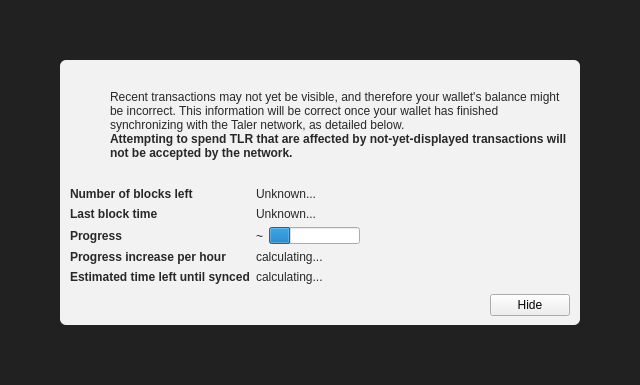
<?xml version="1.0" encoding="UTF-8"?>
<ui version="4.0">
 <class>ModalOverlay</class>
 <widget class="ModalOverlay" name="ModalOverlay">
  <property name="geometry">
   <rect>
    <x>0</x>
    <y>0</y>
    <width>640</width>
    <height>385</height>
   </rect>
  </property>
  <property name="windowTitle">
   <string>Form</string>
  </property>
  <layout class="QVBoxLayout" name="verticalLayout" stretch="0">
   <property name="sizeConstraint">
    <enum>QLayout::SetDefaultConstraint</enum>
   </property>
   <property name="leftMargin">
    <number>0</number>
   </property>
   <property name="topMargin">
    <number>0</number>
   </property>
   <property name="rightMargin">
    <number>0</number>
   </property>
   <property name="bottomMargin">
    <number>0</number>
   </property>
   <item>
    <widget class="QWidget" name="bgWidget" native="true">
     <property name="styleSheet">
      <string notr="true">#bgWidget { background: rgba(0,0,0,220); }</string>
     </property>
     <layout class="QVBoxLayout" name="verticalLayoutMain" stretch="1">
      <property name="leftMargin">
       <number>60</number>
      </property>
      <property name="topMargin">
       <number>60</number>
      </property>
      <property name="rightMargin">
       <number>60</number>
      </property>
      <property name="bottomMargin">
       <number>60</number>
      </property>
      <item>
       <widget class="QWidget" name="contentWidget" native="true">
        <property name="styleSheet">
         <string notr="true">#contentWidget { background: rgba(255,255,255,240); border-radius: 6px; }

QLabel { color: rgb(40,40,40);  }</string>
        </property>
        <layout class="QVBoxLayout" name="verticalLayoutSub" stretch="1,0,0,0">
         <property name="spacing">
          <number>0</number>
         </property>
         <property name="leftMargin">
          <number>10</number>
         </property>
         <property name="topMargin">
          <number>10</number>
         </property>
         <property name="rightMargin">
          <number>10</number>
         </property>
         <property name="bottomMargin">
          <number>10</number>
         </property>
         <item>
          <layout class="QHBoxLayout" name="horizontalLayoutIconText" stretch="0,1">
           <property name="topMargin">
            <number>20</number>
           </property>
           <item>
            <layout class="QVBoxLayout" name="verticalLayoutIcon">
             <property name="leftMargin">
              <number>0</number>
             </property>
             <item>
              <widget class="QPushButton" name="warningIcon">
               <property name="enabled">
                <bool>false</bool>
               </property>
               <property name="text">
                <string/>
               </property>
               <property name="icon">
                <iconset>
                 <normaloff>:/icons/warning</normaloff>
                 <disabledoff>:/icons/warning</disabledoff>:/icons/warning</iconset>
               </property>
               <property name="iconSize">
                <size>
                 <width>48</width>
                 <height>48</height>
                </size>
               </property>
               <property name="flat">
                <bool>true</bool>
               </property>
              </widget>
             </item>
             <item>
              <spacer name="verticalSpacerWarningIcon">
               <property name="orientation">
                <enum>Qt::Vertical</enum>
               </property>
               <property name="sizeHint" stdset="0">
                <size>
                 <width>20</width>
                 <height>40</height>
                </size>
               </property>
              </spacer>
             </item>
            </layout>
           </item>
           <item>
            <layout class="QVBoxLayout" name="verticalLayoutInfoText">
             <property name="leftMargin">
              <number>0</number>
             </property>
             <property name="topMargin">
              <number>0</number>
             </property>
             <item>
              <widget class="QLabel" name="infoText">
               <property name="text">
                <string>Recent transactions may not yet be visible, and therefore your wallet's balance might be incorrect. This information will be correct once your wallet has finished synchronizing with the Taler network, as detailed below.</string>
               </property>
               <property name="textFormat">
                <enum>Qt::RichText</enum>
               </property>
               <property name="wordWrap">
                <bool>true</bool>
               </property>
              </widget>
             </item>
             <item>
              <widget class="QLabel" name="infoTextStrong">
               <property name="font">
                <font>
                 <weight>75</weight>
                 <bold>true</bold>
                </font>
               </property>
               <property name="text">
                <string>Attempting to spend TLR that are affected by not-yet-displayed transactions will not be accepted by the network.</string>
               </property>
               <property name="textFormat">
                <enum>Qt::RichText</enum>
               </property>
               <property name="wordWrap">
                <bool>true</bool>
               </property>
              </widget>
             </item>
             <item>
              <spacer name="verticalSpacerInTextSpace">
               <property name="orientation">
                <enum>Qt::Vertical</enum>
               </property>
               <property name="sizeHint" stdset="0">
                <size>
                 <width>20</width>
                 <height>40</height>
                </size>
               </property>
              </spacer>
             </item>
            </layout>
           </item>
          </layout>
         </item>
         <item>
          <spacer name="verticalSpacerAfterText">
           <property name="orientation">
            <enum>Qt::Vertical</enum>
           </property>
           <property name="sizeHint" stdset="0">
            <size>
             <width>20</width>
             <height>40</height>
            </size>
           </property>
          </spacer>
         </item>
         <item>
          <layout class="QFormLayout" name="formLayout">
           <property name="fieldGrowthPolicy">
            <enum>QFormLayout::FieldsStayAtSizeHint</enum>
           </property>
           <property name="horizontalSpacing">
            <number>6</number>
           </property>
           <property name="verticalSpacing">
            <number>6</number>
           </property>
           <property name="topMargin">
            <number>10</number>
           </property>
           <item row="0" column="0">
            <widget class="QLabel" name="labelNumberOfBlocksLeft">
             <property name="font">
              <font>
               <weight>75</weight>
               <bold>true</bold>
              </font>
             </property>
             <property name="text">
              <string>Number of blocks left</string>
             </property>
            </widget>
           </item>
           <item row="0" column="1">
            <widget class="QLabel" name="numberOfBlocksLeft">
             <property name="text">
              <string>Unknown...</string>
             </property>
            </widget>
           </item>
           <item row="1" column="0">
            <widget class="QLabel" name="labelLastBlockTime">
             <property name="font">
              <font>
               <weight>75</weight>
               <bold>true</bold>
              </font>
             </property>
             <property name="text">
              <string>Last block time</string>
             </property>
            </widget>
           </item>
           <item row="1" column="1">
            <widget class="QLabel" name="newestBlockDate">
             <property name="sizePolicy">
              <sizepolicy hsizetype="Maximum" vsizetype="Preferred">
               <horstretch>0</horstretch>
               <verstretch>0</verstretch>
              </sizepolicy>
             </property>
             <property name="text">
              <string>Unknown...</string>
             </property>
            </widget>
           </item>
           <item row="2" column="0">
            <widget class="QLabel" name="labelSyncDone">
             <property name="font">
              <font>
               <weight>75</weight>
               <bold>true</bold>
              </font>
             </property>
             <property name="text">
              <string>Progress</string>
             </property>
            </widget>
           </item>
           <item row="2" column="1">
            <layout class="QHBoxLayout" name="horizontalLayoutSync" stretch="0,1">
             <item>
              <widget class="QLabel" name="percentageProgress">
               <property name="text">
                <string notr="true">~</string>
               </property>
              </widget>
             </item>
             <item>
              <widget class="QProgressBar" name="progressBar">
               <property name="value">
                <number>24</number>
               </property>
               <property name="format">
                <string/>
               </property>
              </widget>
             </item>
            </layout>
           </item>
           <item row="4" column="0">
            <widget class="QLabel" name="labelProgressIncrease">
             <property name="font">
              <font>
               <weight>75</weight>
               <bold>true</bold>
              </font>
             </property>
             <property name="text">
              <string>Progress increase per hour</string>
             </property>
            </widget>
           </item>
           <item row="4" column="1">
            <widget class="QLabel" name="progressIncreasePerH">
             <property name="text">
              <string>calculating...</string>
             </property>
            </widget>
           </item>
           <item row="5" column="0">
            <widget class="QLabel" name="labelEstimatedTimeLeft">
             <property name="font">
              <font>
               <weight>75</weight>
               <bold>true</bold>
              </font>
             </property>
             <property name="text">
              <string>Estimated time left until synced</string>
             </property>
            </widget>
           </item>
           <item row="5" column="1">
            <widget class="QLabel" name="expectedTimeLeft">
             <property name="text">
              <string>calculating...</string>
             </property>
            </widget>
           </item>
          </layout>
         </item>
         <item>
          <layout class="QHBoxLayout" name="horizontalLayoutButtons">
           <property name="leftMargin">
            <number>10</number>
           </property>
           <property name="topMargin">
            <number>10</number>
           </property>
           <item>
            <spacer name="horizontalSpacer">
             <property name="orientation">
              <enum>Qt::Horizontal</enum>
             </property>
             <property name="sizeHint" stdset="0">
              <size>
               <width>40</width>
               <height>20</height>
              </size>
             </property>
            </spacer>
           </item>
           <item>
            <widget class="QPushButton" name="closeButton">
             <property name="text">
              <string>Hide</string>
             </property>
            </widget>
           </item>
          </layout>
         </item>
        </layout>
       </widget>
      </item>
     </layout>
    </widget>
   </item>
  </layout>
 </widget>
 <customwidgets>
  <customwidget>
   <class>ModalOverlay</class>
   <extends>QWidget</extends>
   <header>qt/modaloverlay.h</header>
   <container>1</container>
  </customwidget>
 </customwidgets>
 <resources/>
 <connections/>
</ui>
